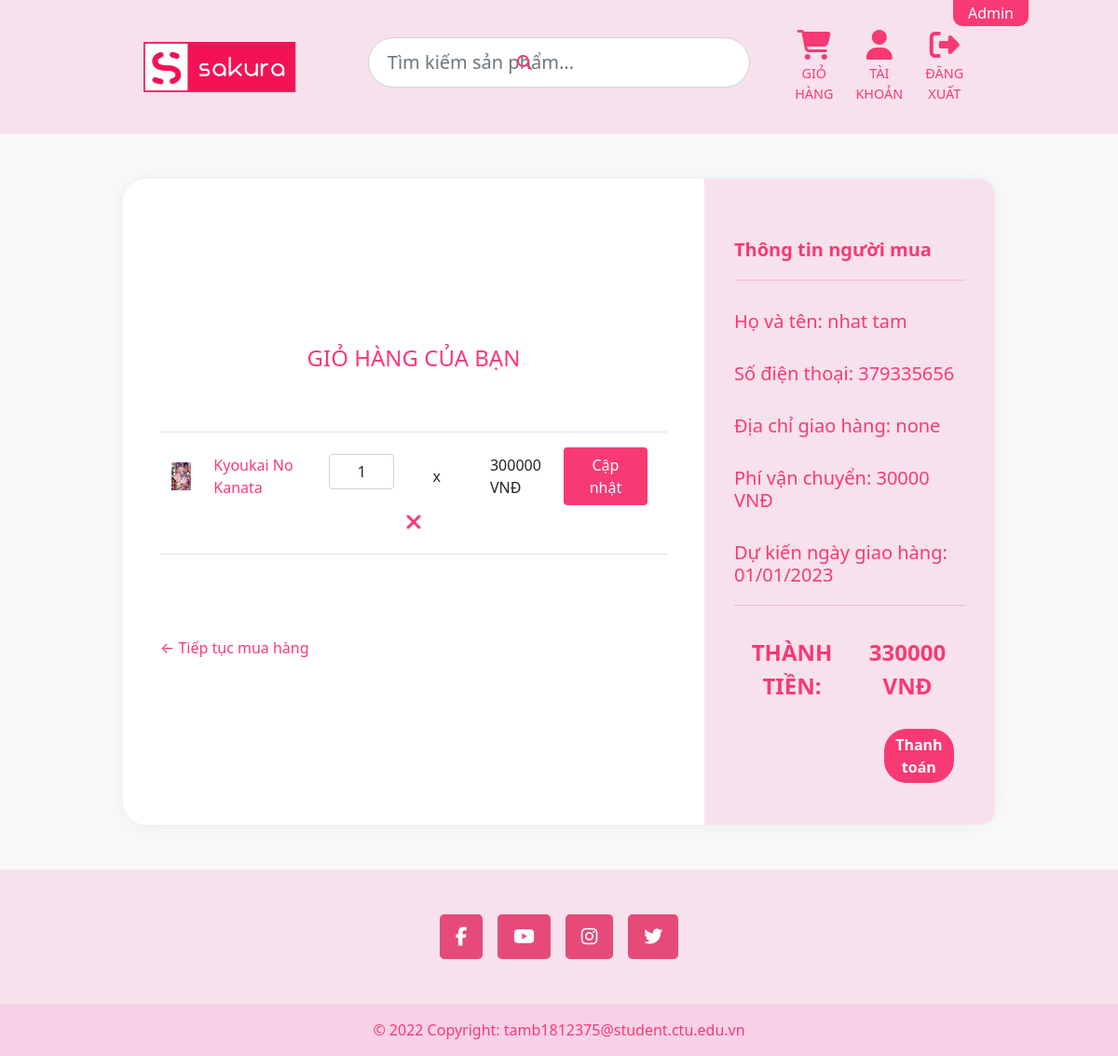
/cart (signed in), run on the app's committed database.
### sakura/models.py (models this page shows, shortened)
class Cart(db.Model):
    id = db.Column(db.Integer, primary_key=True)
    product_id = db.Column(db.Integer, db.ForeignKey('product.id'), nullable=False)
    user_id = db.Column(db.Integer, db.ForeignKey('user.id'), nullable=False)
    quantity = db.Column(db.Integer, nullable=False, default=1)

class Product(db.Model):
    id = db.Column(db.Integer, primary_key=True)
    title = db.Column(db.String(100), nullable=False)
    product_img = db.Column(db.String(50), nullable=False)
    desc = db.Column(db.String(500), nullable=False)
    import_price = db.Column(db.Integer, nullable=False)
    price = db.Column(db.Integer, nullable=False)
    quantity = db.Column(db.Integer, nullable=False)
    supplier = db.Column(db.String(50), nullable=False)
    material = db.Column(db.String(50), nullable=False)
    size = db.Column(db.String(10), nullable=False)
    mass = db.Column(db.Integer, nullable=False)
    type_id = db.Column(db.Integer, db.ForeignKey('producttype.id'), nullable=False)

class User(db.Model, UserMixin):
    id = db.Column(db.Integer, primary_key=True)
    username = db.Column(db.String(60), unique=True, nullable=False)
    email = db.Column(db.String(120), unique=True, nullable=False)
    password = db.Column(db.String(20), nullable=False)
    image_file = db.Column(db.String(20), nullable=False, default='default.jpg')
    phone_num = db.Column(db.Integer, unique=True)
    address = db.Column(db.String(120), nullable=False)
    cart = db.relationship('Cart', backref='buyer', lazy=True)

### sakura/routes.py (the view, shortened to what this page needs)
@app.route("/cart", methods=["GET", "POST"])
@login_required
def cart():
    user = current_user
    today = date.today()
    receive_day = today + datetime.timedelta(days=3)
    receive_day = receive_day.strftime("%d/%m/%Y")
    cart = Product.query.join(Cart).add_columns(Cart.quantity, Product.price, Product.title, Product.product_img, Product.id).filter_by(buyer=current_user).all()
    subtotal = 0
    for item in cart:
        subtotal+=int(item.price)*int(item.quantity)
    subtotal+=30000
    return render_template('cart.html',receive_day=receive_day, cart=cart, subtotal=subtotal,user=user)

### sakura/models.py (called while the page is built)
@login_manager.user_loader
def load_user(user_id):
    return User.query.get(int(user_id))

### sakura/templates/cart.html (shortened to what this page needs)
{% extends "base.html" %}
{% block content %}
<div class="container mt-5">
    <div class="card">
        <div class="row">
            <div class="col-md-8 cart">
                <div class="title">
                    <div class="row">
                        <div class="col text-color">
                            <h4>GIỎ HÀNG CỦA BẠN</h4>
                        </div>
                    </div>
                </div>
                {% for item in cart %}
                <form action="{{ url_for('cart') }}" method="post">
                    <div class="row border-top border-bottom">
                        <div class="row main align-items-center">
                            <div class="col-1"><img class="img-fluid" src="{{ url_for('static', filename='profile_pics/' + item.product_img) }}"></div>
                            <div class="col-3">
                                <div class="row text-color">{{item.title}}</div>
                            </div>
						    <select class="form-control col-2" id="exampleFormControlSelect" style="width:70px;text-align: center;" name="qty">
                                <option selected="QtyinCart">{{item.quantity}}</option>
						    </select>
                            <div style="text-align:center" class="col-2">x</div>
                            <div class="col-2">{{item.price}} VNĐ</div>
                            <button class="btn btn-color col-2 update-item hover-btn" type="submit">Cập nhật</button>
                            <a class="col text-color products-icon" href="/removeFromCart/{{item.id}} " alt = 'delete'>
                                <i class="fas fa-times"></i>
                            </a>
                        </div>
                    </div>
                </form>
                {% endfor %}
                <div class="back-to-shop"><a class="text-color" href="{{ url_for('home') }}">&leftarrow; Tiếp tục mua hàng</a></div>
            </div>
            <div class="col-md-4 summary">
                <div>
                    <h5><b>Thông tin người mua</b></h5>
                </div>
                <hr>
                    <h5>Họ và tên: {{user.username}}</h5>
                    <h5>Số điện thoại: {{user.phone_num}}</h5>
                    <h5>Địa chỉ giao hàng: {{user.address}}</h5>
                    <h5>Phí vận chuyển: 30000 VNĐ</h5>
                    <h5>Dự kiến ngày giao hàng: {{receive_day}}</h5>
                <hr>
                <div class="row" style=" padding: 2vh 0;">
                    <div style="font-size: 1.5rem;" class="col"><b>THÀNH TIỀN:</b></div>
                    <div style="font-size: 1.5rem;" class="col text-right"><b>{{subtotal}} VNĐ</b></div>
                </div>
                <button class="btnRegister hover-btn">Thanh toán</button>
            </div>
        </div>
    </div>
</div>
{% endblock %}

### sakura/static/cart.css (style rules this page uses)
.title { margin-bottom: 5vh; }
.cart { background-color: #fff; padding: 4vh 5vh; border-bottom-left-radius: 1rem; border-top-left-radius: 1rem }
.summary { background-color: var(--main-color); border-top-right-radius: 1rem; border-bottom-right-radius: 1rem; padding: 4vh; color: var(--text-color); }
.main { margin: 0; padding: 2vh 0; width: 100% }
.back-to-shop { margin-top: 4.5rem }
h5 { margin-top: 4vh }
hr { margin-top: 1.25rem }
form { padding: 2vh 0 }
select { border: 1px solid rgba(0, 0, 0, 0.137); padding: 1.5vh 1vh; margin-bottom: 4vh; outline: none; width: 100%; background-color: rgb(247, 247, 247) }
.update-item { color: white; }

### sakura/static/products_detail.css (style rules this page uses)
body { background-color: #edf1f5; }

### sakura/static/register.css (style rules this page uses)
.btnRegister { float: right; margin-top: 10%; border: none; border-radius: 1.5rem; padding: 2%; background: var(--text-color); color: #fff; font-weight: 600; width: 30%; cursor: pointer; }
.form-control { margin-bottom: 10px; }

### sakura/static/account.css (style rules this page uses)
body { background-color: #f9f9fa }
.btnRegister { margin:5%; }
.card { -webkit-box-shadow: 0 1px 20px 0 rgba(69, 90, 100, 0.08); box-shadow: 0 1px 20px 0 rgba(69, 90, 100, 0.08); border: none; margin-bottom: 30px; border-radius: 25px; }

### sakura/static/home.css (style rules this page uses)
.row { width: 100%; align-items: center; }

### sakura/static/products.css (style rules this page uses)
.products-icon { font-size: 1.5rem; }

### sakura/static/base.css (style rules this page uses)
:root { --main-color: #f7e1ec; --text-color: rgb(247, 58, 115); --hover-color: #498ff8b2; }
* { box-sizing: inherit; }
a { text-decoration: none; }
html { line-height: 1.6rem; font-family: 'Glory', sans-serif; box-sizing: border-box; margin: 0; }
.btn-color { background-color: var(--text-color);; }
.text-color { color: var(--text-color); }
.container { max-width: 80%; }
.row { align-items: center; margin: 0; }
.col { text-align: center; }

### data on the page
Cart: product_img (picture), title "Kyoukai No Kanata", price "300000"
User: username "nhat tam", phone_num "379335656", address "none"

### other printed values
{{ receive_day }} "01/01/2023"
{{ subtotal }} "330000"
form field qty "1"
